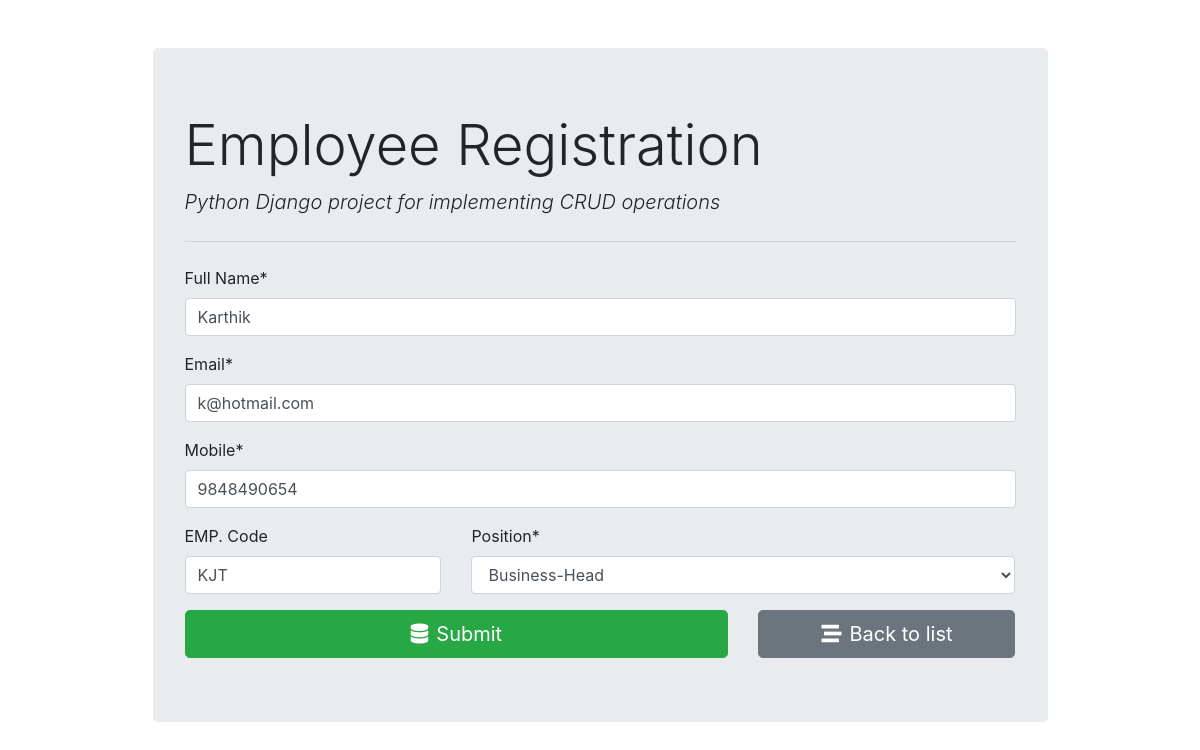
Screenshot of /employee/11/ with the database file from the repository.
### employee_register/models.py (models this page shows, shortened)
class Employee(models.Model):
    fullname = models.CharField(max_length=100)
    email = models.EmailField()
    mobile = models.CharField(max_length=10)
    emp_code = models.CharField(max_length=3)
    position = models.ForeignKey(Position, on_delete=models.CASCADE)

### employee_register/views.py (the view)
# urls.py: path('', employee_form, name='form'),
def employee_form(request, id=0):
    if request.method=='POST':
        if id==0:
            form = EmployeeForm(request.POST)
        else:
            employee = Employee.objects.get(pk=id)
            form = EmployeeForm(request.POST, instance=employee)
        if form.is_valid():
            form.save()
            return redirect('employee:list')
    else:
        if id==0:
            form = EmployeeForm()
        else:
            employee = Employee.objects.get(pk=id)
            form = EmployeeForm(instance=employee)
    return render(request, 'employee_register/form.html', {'form': form})

### employee_register/forms.py
class EmployeeForm(forms.ModelForm):
    class Meta:
        model = Employee
        fields = ['fullname','mobile','email','emp_code','position']
        labels = {
            'fullname': 'Full Name',
            'emp_code': 'EMP. Code',
        }
    def __init__(self, *args, **kwargs):
        super(EmployeeForm, self).__init__(*args, **kwargs)
        self.fields['position'].empty_label = 'Select'
        self.fields['emp_code'].required = False

### employee_register/models.py (called while the page is built)
    def __str__(self):
        return self.title

### employee_register/templates/employee_register/form.html (shortened to what this page needs)
{% extends 'employee_register/base.html' %}
{% load crispy_forms_tags %}
{% block content %}
<form method="post" action="" autocomplete="off">
    {{ form.fullname|as_crispy_field }}
     {{ form.email|as_crispy_field }}
     {{ form.mobile|as_crispy_field }}
    <div class="row">
        <div class="col-md-4">
            {{ form.emp_code|as_crispy_field }}
             </div>
            <div class="col-md-8">
              {{ form.position|as_crispy_field }}
            </div>
    </div>
    <div class="row">
        <div class="col-md-8">
             <button type="submit" class="btn btn-success btn-block btn-lg"><i class="fas fa-database mr-2"></i>Submit</button>
        </div>
        <div class="col-md-4">
            <a href="{% url 'employee:list' %}" class="btn btn-secondary btn-block btn-lg">
                <i class="fas fa-stream mr-2"></i>Back to list
            </a>
        </div>
    </div>
</form>
{% endblock %}

### rows the page displays
Employee: fullname "Karthik", email "k@hotmail.com", mobile "9848490654", emp_code "KJT", position "Business-Head"
